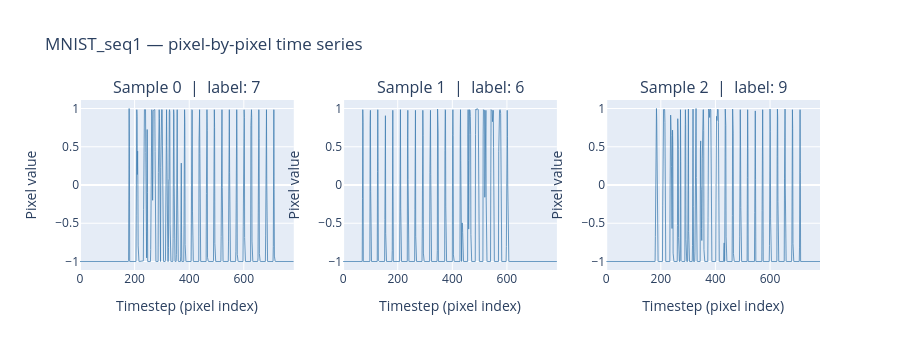

Notebook cell for this chart:
### Markdown cell above
---
## 5  Visualisations

### 5.1  MNIST_seq1 — single sample as a time-series

MNIST_seq1 reads each 28×28 image pixel-by-pixel (1 pixel per step), producing a sequence of length 784.

### Code cell
X_seq, labels = load_data_as_sequence("MNIST_seq1", local=True, label_every_step=False)
info_mnist    = load_data("MNIST_seq1", local=True)["info"]
seq_len_mnist = info_mnist["seq_len"]

sample_indices = [0, 1, 2]
fig = make_subplots(
    rows=1, cols=3,
    subplot_titles=[
        f"Sample {i}  |  label: {int(np.argmax(labels[i]))}"
        for i in sample_indices
    ],
)

for col, idx in enumerate(sample_indices, start=1):
    pixel_signal = X_seq[idx, :, 0]
    fig.add_trace(
        go.Scatter(
            y=pixel_signal,
            mode='lines',
            line=dict(color='steelblue', width=0.8),
            name=f"sample {idx}",
            showlegend=False,
        ),
        row=1, col=col,
    )
    fig.update_xaxes(title_text="Timestep (pixel index)", row=1, col=col)
    fig.update_yaxes(title_text="Pixel value", row=1, col=col)

fig.update_layout(
    title="MNIST_seq1 — pixel-by-pixel time series",
    height=350,
)
fig.show()

### Figure 1 — Plotly figure (JSON) as saved in the notebook; plotly's stock layout.template omitted (floating-point values rounded to 4 significant figures; data arrays with more than 128 entries replaced by an {"elided": "..."} marker saying what was removed)
{"data": [{"line": {"color": "steelblue", "width": 0.8}, "mode": "lines", "name": "sample 0", "showlegend": false, "type": "scatter", "xaxis": "x", "y": {"elided": "784 float values"}, "yaxis": "y"}, {"line": {"color": "steelblue", "width": 0.8}, "mode": "lines", "name": "sample 1", "showlegend": false, "type": "scatter", "xaxis": "x2", "y": {"elided": "784 float values"}, "yaxis": "y2"}, {"line": {"color": "steelblue", "width": 0.8}, "mode": "lines", "name": "sample 2", "showlegend": false, "type": "scatter", "xaxis": "x3", "y": {"elided": "784 float values"}, "yaxis": "y3"}], "layout": {"annotations": [{"font": {"size": 16}, "showarrow": false, "text": "Sample 0  |  label: 7", "x": 0.1444, "xanchor": "center", "xref": "paper", "y": 1, "yanchor": "bottom", "yref": "paper"}, {"font": {"size": 16}, "showarrow": false, "text": "Sample 1  |  label: 6", "x": 0.5, "xanchor": "center", "xref": "paper", "y": 1, "yanchor": "bottom", "yref": "paper"}, {"font": {"size": 16}, "showarrow": false, "text": "Sample 2  |  label: 9", "x": 0.8556, "xanchor": "center", "xref": "paper", "y": 1, "yanchor": "bottom", "yref": "paper"}], "height": 350, "title": {"text": "MNIST_seq1 — pixel-by-pixel time series"}, "xaxis": {"anchor": "y", "domain": [0, 0.2889], "title": {"text": "Timestep (pixel index)"}}, "xaxis2": {"anchor": "y2", "domain": [0.3556, 0.6444], "title": {"text": "Timestep (pixel index)"}}, "xaxis3": {"anchor": "y3", "domain": [0.7111, 1], "title": {"text": "Timestep (pixel index)"}}, "yaxis": {"anchor": "x", "domain": [0, 1], "title": {"text": "Pixel value"}}, "yaxis2": {"anchor": "x2", "domain": [0, 1], "title": {"text": "Pixel value"}}, "yaxis3": {"anchor": "x3", "domain": [0, 1], "title": {"text": "Pixel value"}}}}
